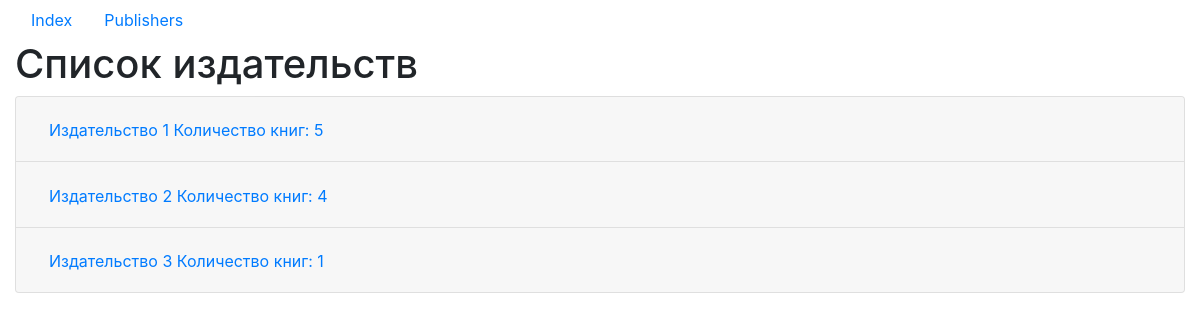
The app's page /redactions/ with its own data.
### p_library/models.py (models this page shows, shortened)
class Publisher(models.Model):
    short_name = models.CharField(max_length=254)
    full_name = models.TextField()
    phone_number = PhoneNumberField(null=True, blank=True)
    country = models.CharField(max_length=2)
    site = models.URLField()

### p_library/views.py (the view)
# urls.py: path('redactions/', views.redactions),
def redactions(request):
    template = loader.get_template('redactions.html')
    publishers = Publisher.objects.all()
    redactions_data = {
        'redactions': [],
    }
    for publisher in publishers:
        books = Book.objects.filter(publisher=publisher)
        redaction ={
            'publisher': publisher,
            'books': books,
        }
        redactions_data['redactions'].append(redaction)
    return HttpResponse(template.render(redactions_data, request))

### p_library/templates/redactions.html (shortened to what this page needs)
<!doctype html>
<html lang="en">
<head>
    <link rel="stylesheet" href="https://stackpath.bootstrapcdn.com/bootstrap/4.3.1/css/bootstrap.min.css">
</head>
<body>
<div class="container-fluid">
    <nav class="nav">
    <a class="nav-link active" href="/index/">Index</a>
    <a class="nav-link" href="/redactions/">Publishers</a>
    </nav>
    <h1>Список издательств</h1>
    <div class="accordion" id="accordionExample">
        {% for redaction in redactions %}
            <div class="card">
                <div class="card-header" id="heading{{ redaction.publisher.id }}">
                    <h2 class="mb-0">
                    <button class="btn btn-link" type="button" data-toggle="collapse" data-target="#collapse{{ redaction.publisher.id }}" aria-expanded="true" aria-controls="collapse{{ redaction.publisher.id }}">
                        {{ redaction.publisher.short_name }}  Количество книг: {{ redaction.books|length}}
                    </button>
                    </h2>
                </div>
            </div>
        {% endfor %}
    </div>
</div>
</body>
</html>

### records on screen
Publisher: publisher.short_name "Издательство 1", books|length "5"
Publisher: publisher.short_name "Издательство 2", books|length "4"
Publisher: publisher.short_name "Издательство 3", books|length "1"
